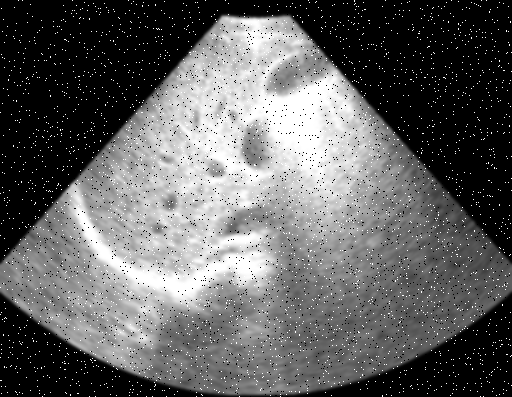
%> input picture Lab 5/liver_noisy_blurry.png, 512 x 397 px
$ octave Liver.m   (GNU Octave 9; MATLAB toolbox functions it lacks are replaced by stand-ins)
%> lines starting %> are read from the running program, lines starting %| are printed output that depends on the picture; in (x1, y1, x2, y2) boxes, pixels count from 0 and x2, y2 are one past the last pixel; in counts of white or black regions, pixels touching at a corner belong together; the program's own positions count from 1
%% Lab Report 5: Image Processing of Liver

I = imread("liver_noisy_blurry.png"); %Import the image
%> I is the input picture: size 397x512 uint8; min 0, max 255, mean 97.9
gsAdj = imadjust(I);

MedianFilt = medfilt2(gsAdj); % Built-in salt and pepper filtering in matlab:
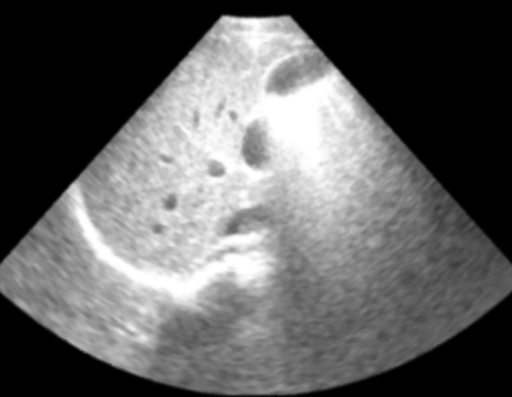
%> MedianFilt: size 397x512 uint8; min 0, max 255, mean 96.7
%https://www.mathworks.com/help/images/noise-removal.html

figure(1)
imshow(MedianFilt);

PSF = fspecial("gaussian",4,8);

WEIGHT = edge(MedianFilt,"sobel",.035);
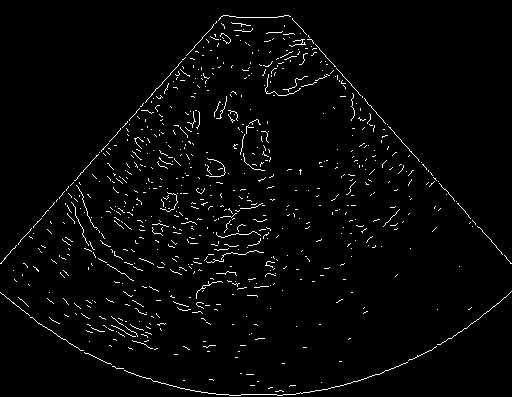
%> WEIGHT: size 397x512 logical; 2.4% white in thin lines or dots
se = strel("disk",1);
WEIGHT = 1-double(imdilate(WEIGHT,se));
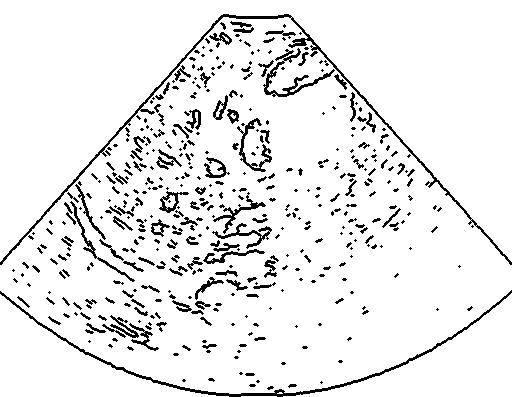
%> WEIGHT: size 397x512 double; values 0 (black) and 1 (white), 92.1% white; black in thin lines or dots
WEIGHT([1:3 end-(0:2)],:) = 0;
WEIGHT(:,[1:3 end-(0:2)]) = 0;
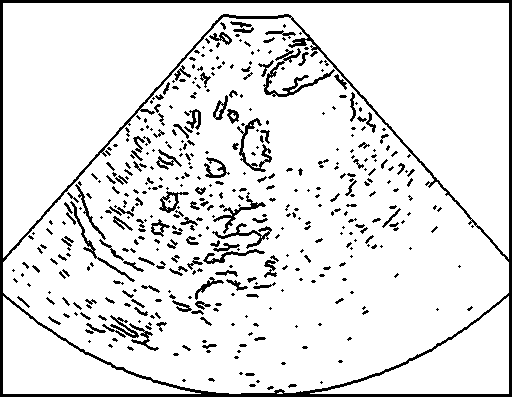
%> WEIGHT: size 397x512 double; values 0 (black) and 1 (white), 89.6% white; 446 black regions (284 under 20 px), largest, box (x1, y1, x2, y2) and area: (0, 0, 512, 397) 8779, (263, 48, 335, 97) 613, (237, 118, 272, 172) 410

%> (the run ends here)
